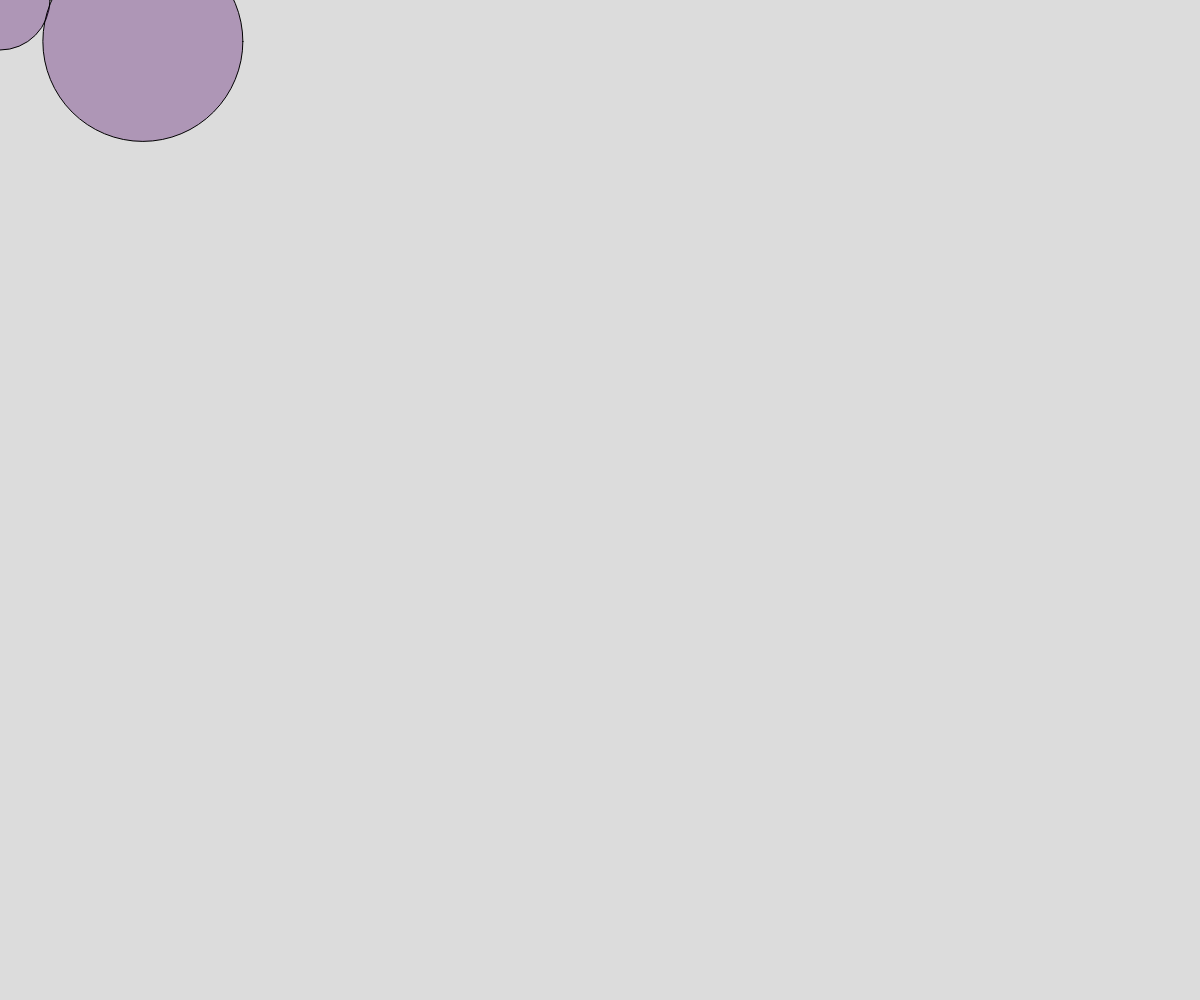
Frame 1 (no input)
Frame 60 (no input): identical to frame 1, image omitted
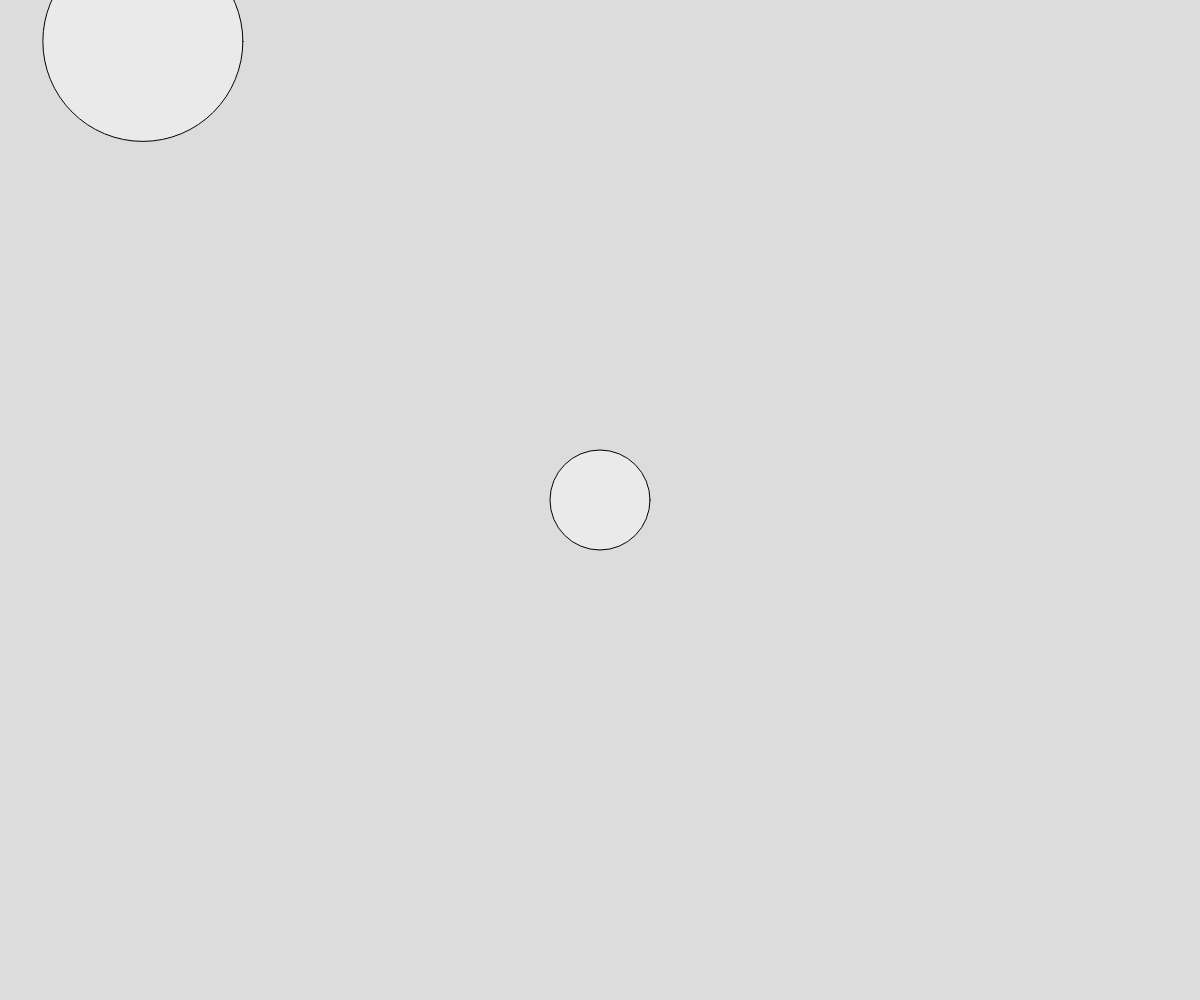
Frame 120 (the mouse pressed at the canvas centre since frame 60)

The p5.js sketch that drew these frames (run headless with seeded random() and noise() and a simulated clock; from frame 60 on, the mouse is pressed at the canvas centre):

// p5.js sketch
// ── sketch.js
// Point and Rectangle
// Your Name
// Date
//
// Extra for Experts:
// - describe what you did to take this project "above and beyond"

let x;
let y;

function setup() {
  createCanvas(windowWidth, windowHeight);
  //rectMod(CORNER) default
  x = random(200);
  y = random(200);
}

function draw() {
  background(220);
  fill(255, 100);


  let dest = dist(mouseX, mouseY, x, y);
  let radii_sum = 50 + 100;

  if (dest <= radii_sum ) {
    fill(102, 43, 123, 100);
  }
  ellipse(mouseX, mouseY, 100, 100);
  ellipse(x, y, 200, 200);


}
